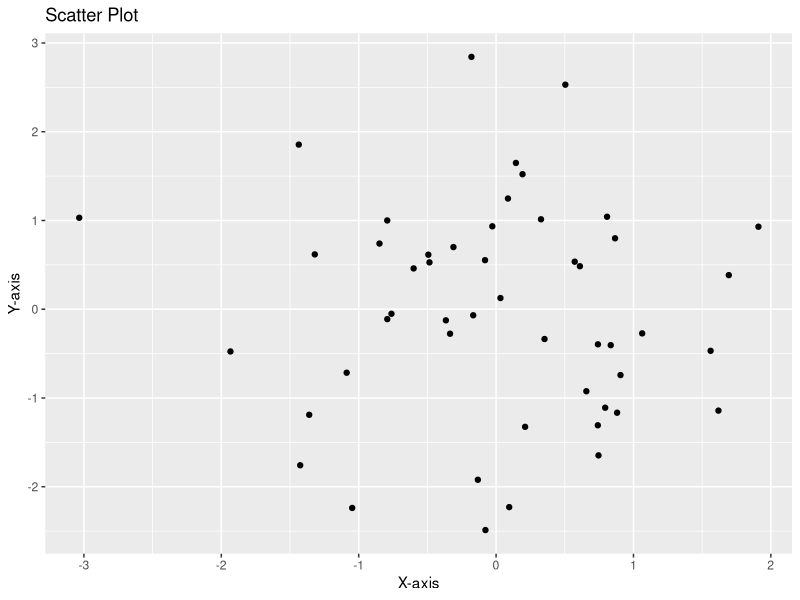
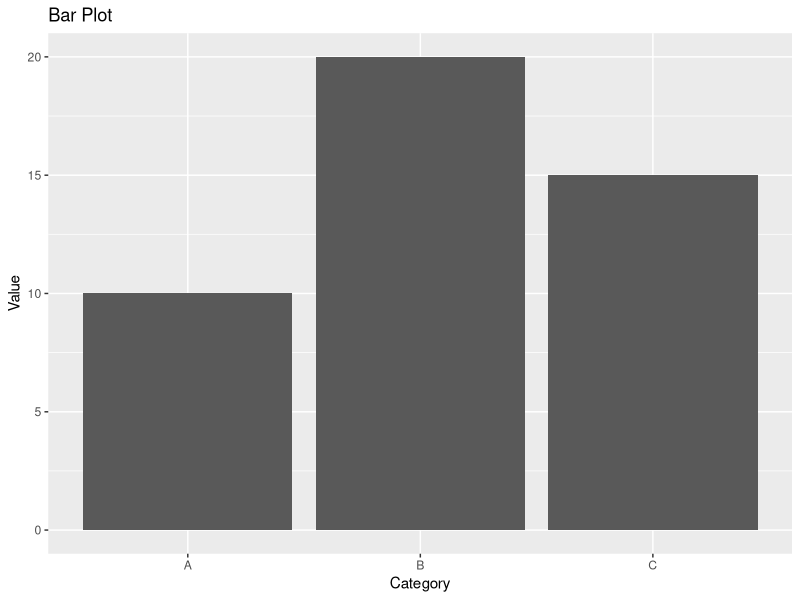
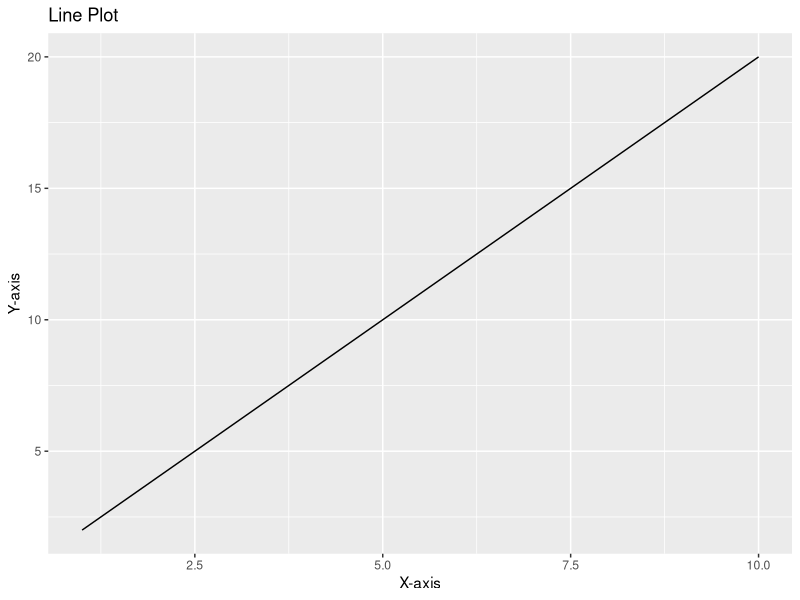
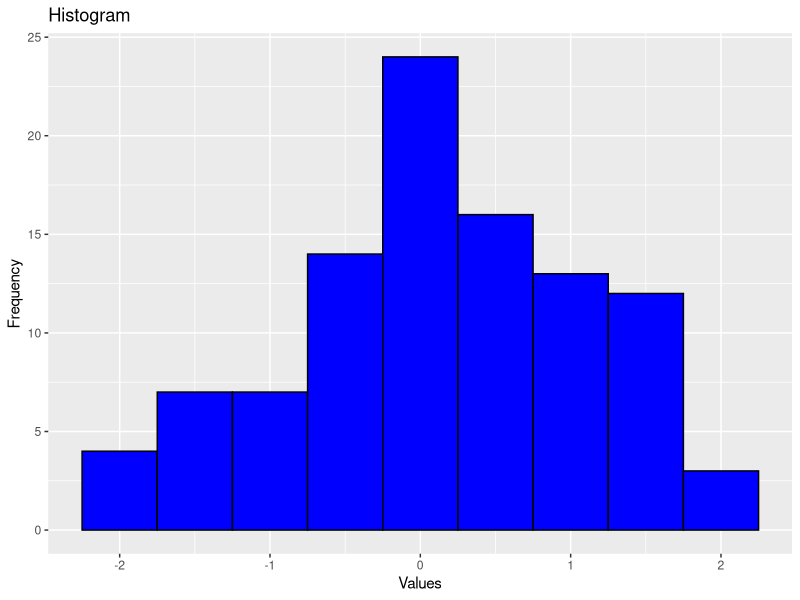

Generate these figures, in order, with R:
library(ggplot2)	
	
data <- data.frame(x = rnorm(50), y = rnorm(50))	

ggplot(data, aes(x, y)) +	
  geom_point() +	
  labs(title = "Scatter Plot", x = "X-axis", y = "Y-axis")	
	

data <- data.frame(category = c("A", "B", "C"), value = c(10, 20, 15))	
	
ggplot(data, aes(x = category, y = value)) +	
  geom_bar(stat = "identity") +	
  labs(title = "Bar Plot", x = "Category", y = "Value")	
  library(ggplot2)	

data <- data.frame(x = 1:10, y = 2 * (1:10))	

ggplot(data, aes(x, y)) +	
  geom_line() +	
  labs(title = "Line Plot", x = "X-axis", y = "Y-axis")	

  library(ggplot2)	

data <- data.frame(values = rnorm(100))	

ggplot(data, aes(values)) +	
  geom_histogram(binwidth = 0.5, fill = "blue", color = "black") +	
  labs(title = "Histogram", x = "Values", y = "Frequency")	